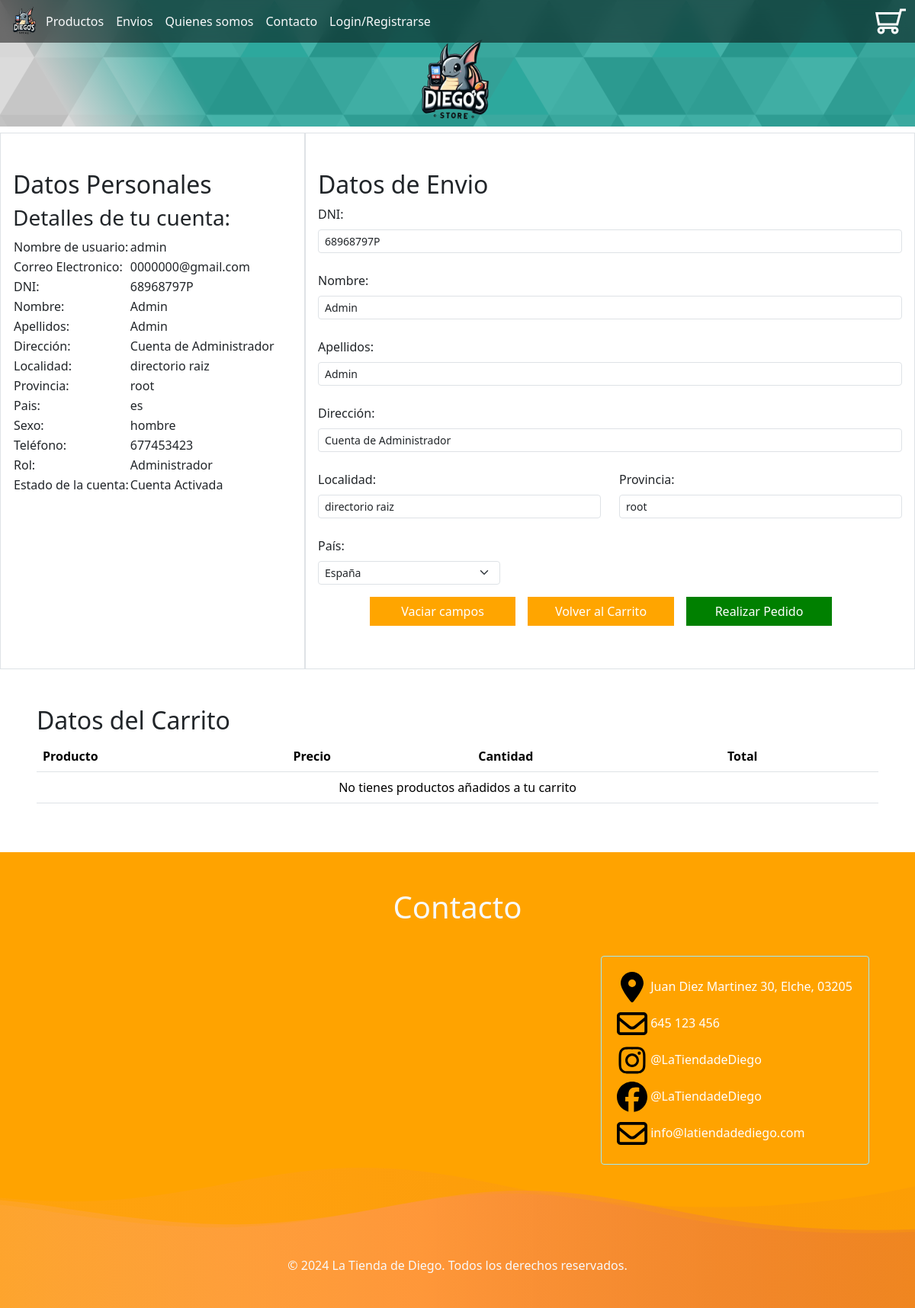
The page /view/form_de_envio.php (signed in) on the database its author committed.
### tables this page shows
CREATE TABLE IF NOT EXISTS `usuarios` (
  `dni` varchar(9) NOT NULL,
  `usuario` varchar(40) NOT NULL,
  `clave` varchar(70) NOT NULL,
  `nombre` varchar(40) NOT NULL,
  `apellidos` varchar(75) NOT NULL,
  `direccion` varchar(50) NOT NULL,
  `localidad` varchar(30) NOT NULL,
  `provincia` varchar(30) NOT NULL,
  `pais` varchar(30) NOT NULL,
  `sexo` varchar(7) NOT NULL,
  `telefono` int(9) NOT NULL,
  `email` varchar(30) NOT NULL,
  `rol` int(2) NOT NULL,
  `activo` tinyint(2) NOT NULL,
  PRIMARY KEY (`dni`),
  KEY `rol` (`rol`)
);

### model/datos_de_envio.php (called while the page is built, shortened)
<?php
include("../controller/conectar_bd.php");
if (isset($_SESSION['dni'])) {
    $dnicuenta = $_SESSION['dni'];
    try {
        $stmt = $con->prepare('SELECT * FROM usuarios WHERE dni = ?');
        $stmt->execute([$dnicuenta]);
        $user = $stmt->fetch(PDO::FETCH_ASSOC);
        $dnienvio = $user['dni'];
        $nombre = $user['nombre'];
        $usuario = $user['usuario'];
        $apellidos = $user['apellidos'];
        $direccion = $user['direccion'];
        $localidad = $user['localidad'];
        $provincia = $user['provincia'];
        $pais = $user['pais'];
        $sexo = $user['sexo'];
        $telefono = $user['telefono'];
        $email = $user['email'];
        switch ($user['rol']) {
            case 1:
                $rol = 'Administrador';
                break;
        }
        switch ($user['activo']) {
            case 1:
                $activo = 'Cuenta Activada';
                break;
        }
    } catch (PDOException $e) {
        exit('Error al conectar con la base de datos: ' . $e->getMessage());
    }
}

### view/form_de_envio.php (the view, shortened to what this page needs)
<?php
include("../model/datos_de_envio.php");
include("header.php");
?>
<body class="container-fluid">
    <main class="row">
        <section class="col-12 col-md-4 p-3 pt-5 border">
            <?php
            if (isset($_SESSION['dni'])) {
            ?>
                <h2>Datos Personales</h2>
                <h3>Detalles de tu cuenta:</h3>
                <table>
                    <tr>
                        <td>Nombre de usuario:</td>
                        <td><?= ($usuario) ?></td>
                    </tr>
                    <tr>
                        <td>Correo Electronico:</td>
                        <td><?= ($email) ?></td>
                    </tr>
                    <tr>
                        <td>DNI:</td>
                        <td><?= ($dnicuenta) ?></td>
                    </tr>
                    <tr>
                        <td>Nombre:</td>
                        <td><?= ($nombre) ?></td>
                    </tr>
                    <tr>
                        <td>Apellidos:</td>
                        <td><?= ($apellidos) ?></td>
                    </tr>
                    <tr>
                        <td>Dirección:</td>
                        <td><?= ($direccion) ?></td>
                    </tr>
                    <tr>
                        <td>Localidad:</td>
                        <td><?= ($localidad) ?></td>
                    </tr>
                    <tr>
                        <td>Provincia:</td>
                        <td><?= ($provincia) ?></td>
                    </tr>
                    <tr>
                        <td>Pais:</td>
                        <td><?= ($pais) ?></td>
                    </tr>
                    <tr>
                        <td>Sexo:</td>
                        <td><?= ($sexo) ?></td>
                    </tr>
                    <tr>
                        <td>Teléfono:</td>
                        <td><?= ($telefono) ?></td>
                    </tr>
                    <tr>
                        <td>Rol:</td>
                        <td><?= ($rol) ?></td>
                    </tr>
                    <tr>
                        <td>Estado de la cuenta:</td>
                        <td><?= ($activo) ?></td>
                    </tr>
                </table>
            <?php
            }
            ?>
        </section>
        <section class="col-12 col-md-8 p-3 pt-5 border">
            <h2>Datos de Envio</h2>
            <form method="post" action="form_metodo_pago.php" name="f1">
                <label for="pedido_dni" class="form-label">DNI:</label><br>
                <input type="text" class="form-control form-control-sm" maxlength="9" size="40" id="pedido_dni" name="pedido_dni" value="<?php echo isset($dnienvio) ? $dnienvio : '' ?>" required><br>
                <label for="pedido_nombre" class="form-label">Nombre:</label><br>
                <input type="text" class="form-control form-control-sm" maxlength="30" size="40" id="pedido_nombre" name="pedido_nombre" value="<?php echo isset($nombre) ? $nombre : '' ?>" required><br>
                <label for="pedido_apellidos" class="form-label">Apellidos:</label><br>
                <input type="text" class="form-control form-control-sm" maxlength="30" size="40" id="pedido_apellidos" name="pedido_apellidos" value="<?php echo isset($apellidos) ? $apellidos : '' ?>" required><br>
                <label for="pedido_direccion" class="form-label">Dirección:</label><br>
                <input type="text" class="form-control form-control-sm" maxlength="50" size="80" id="pedido_direccion" name="pedido_direccion" value="<?php echo isset($direccion) ? $direccion : '' ?>" required><br>
                <div class="row">
                    <div class="col">
                        <label for="pedido_localidad" class="form-label">Localidad:</label><br>
                        <input type="text" class="form-control form-control-sm" maxlength="30" size="50" id="pedido_localidad" name="pedido_localidad" value="<?php echo isset($localidad) ? $localidad : '' ?>" required><br>
                    </div>
                    <div class="col">
                        <label for="pedido_provincia" class="form-label">Provincia:</label><br>
                        <input type="text" class="form-control form-control-sm" maxlength="30" size="50" id="pedido_provincia" name="pedido_provincia" value="<?php echo isset($provincia) ? $provincia : '' ?>" required><br>
                    </div>
                </div>
                <div class="row pb-4">
                    <div class="col-12 col-md-4">
                        <label for="pedido_pais" class="form-label">País:</label><br>
                        <select id="pedido_pais" name="pedido_pais" class="form-select form-select-sm" aria-label=".form-select-sm example" value="<?php echo isset($pais) ? $pais : '' ?>" required>
                            <option value="es" <?php if ($pais == "es") echo "selected"; ?>>España</option>
                        </select>
                    </div>
                    <div class="row justify-content-center mt-2 mb-2">
                        <input class="col-5 col-md-3 btn btn-color-primary m-2 rounded-0" name="Borrar" value="Vaciar campos" type="reset">
                        <a href="carrito.php" class="col-5 col-md-3 btn btn-color-primary rounded-0 m-2">Volver al Carrito</a>
                        <input class="col-5 col-md-3 btn btn-green m-2 rounded-0" name="Enviar" value="Realizar Pedido" type="submit">
                    </div>
            </form>
        </section>
        <section class=" col-12 p-5">
            <h2>Datos del Carrito</h2>
            <table class="table col-auto">
                <thead>
                    <tr>
                        <th scope="col" colspan="2">Producto</th>
                        <th scope="col">Precio</th>
                        <th scope="col">Cantidad</th>
                        <th scope="col">Total</th>
                    </tr>
                </thead>
                <tbody>
                    <?php if (empty($productos)) : ?>
                        <tr>
                            <td colspan="5" class="text-center">No tienes productos añadidos a tu carrito</td>
                        </tr>
                    <?php endif; ?>
                </tbody>
            </table>
        </section>
    </main>
    <?php
    include("../view/footer.php");
    ?>
</body>
</html>

### public/css/styles.css (style rules this page uses)
body { padding: 0px; margin: 0px; }
a { text-decoration: none; color: black; }
.btn-color-primary { background-color: orange; color: white; }
.btn-green { background-color: green; color: white; }

### rows shown on the page
usuarios: usuario "admin", email "0000000@gmail.com", nombre "Admin", apellidos "Admin", direccion "Cuenta de Administrador", localidad "directorio raiz", provincia "root", pais "es", sexo "hombre", telefono "677453423", rol "Administrador", activo "Cuenta Activada", pedido_dni "68968797P", pedido_nombre "Admin", pedido_apellidos "Admin", pedido_direccion "Cuenta de Administrador", pedido_localidad "directorio raiz", pedido_provincia "root", pedido_pais "España"

### other values the page prints
$dnicuenta "68968797P"
